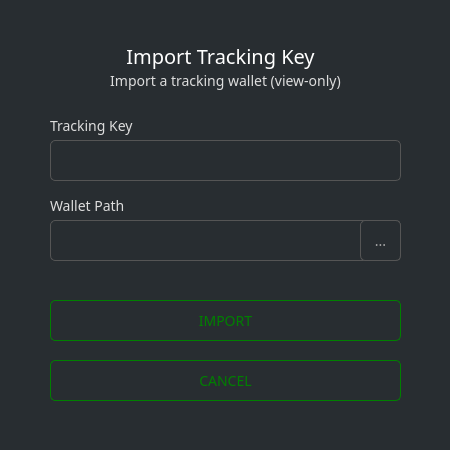
<?xml version="1.0" encoding="UTF-8"?>
<ui version="4.0">
 <class>ImportTracking</class>
 <widget class="QDialog" name="ImportTracking">
  <property name="geometry">
   <rect>
    <x>0</x>
    <y>0</y>
    <width>450</width>
    <height>450</height>
   </rect>
  </property>
  <property name="windowTitle">
   <string>Import</string>
  </property>
  <property name="styleSheet">
   <string notr="true">background-color: #282d31; color: #ddd; border: 0px; font-family: Poppins;</string>
  </property>
  <widget class="QGroupBox" name="groupBox">
   <property name="geometry">
    <rect>
     <x>0</x>
     <y>0</y>
     <width>450</width>
     <height>450</height>
    </rect>
   </property>
   <property name="styleSheet">
    <string notr="true"/>
   </property>
   <property name="title">
    <string/>
   </property>
   <widget class="QLabel" name="label_4">
    <property name="geometry">
     <rect>
      <x>50</x>
      <y>70</y>
      <width>351</width>
      <height>21</height>
     </rect>
    </property>
    <property name="font">
     <font>
      <family>Poppins</family>
      <pointsize>-1</pointsize>
     </font>
    </property>
    <property name="styleSheet">
     <string notr="true">color: #ddd;border-right: 0px;font-size: 14px;</string>
    </property>
    <property name="text">
     <string>Import a tracking wallet (view-only)</string>
    </property>
    <property name="alignment">
     <set>Qt::AlignCenter</set>
    </property>
   </widget>
   <widget class="QLabel" name="label_3">
    <property name="geometry">
     <rect>
      <x>60</x>
      <y>40</y>
      <width>321</width>
      <height>31</height>
     </rect>
    </property>
    <property name="font">
     <font>
      <family>Poppins</family>
      <pointsize>-1</pointsize>
     </font>
    </property>
    <property name="styleSheet">
     <string notr="true">color: #fff;
border-right: 0px;
font-size: 20px;</string>
    </property>
    <property name="text">
     <string>Import Tracking Key</string>
    </property>
    <property name="alignment">
     <set>Qt::AlignCenter</set>
    </property>
   </widget>
   <widget class="QLabel" name="label">
    <property name="geometry">
     <rect>
      <x>50</x>
      <y>110</y>
      <width>351</width>
      <height>31</height>
     </rect>
    </property>
    <property name="font">
     <font>
      <family>Poppins</family>
      <pointsize>-1</pointsize>
     </font>
    </property>
    <property name="styleSheet">
     <string notr="true">color: #ddd;border-right: 0px;font-size: 14px;</string>
    </property>
    <property name="text">
     <string>Tracking Key</string>
    </property>
   </widget>
   <widget class="QLineEdit" name="m_trackingKey">
    <property name="geometry">
     <rect>
      <x>50</x>
      <y>140</y>
      <width>351</width>
      <height>41</height>
     </rect>
    </property>
    <property name="minimumSize">
     <size>
      <width>0</width>
      <height>31</height>
     </size>
    </property>
    <property name="font">
     <font>
      <family>Poppins</family>
      <pointsize>-1</pointsize>
     </font>
    </property>
    <property name="styleSheet">
     <string notr="true">padding: 3px; border: 1px solid #555; border-radius: 5px; font-family: 'Poppins'; font-size: 14px; color: #aaa; padding: 5px;</string>
    </property>
   </widget>
   <widget class="QLabel" name="label_2">
    <property name="geometry">
     <rect>
      <x>50</x>
      <y>190</y>
      <width>351</width>
      <height>31</height>
     </rect>
    </property>
    <property name="font">
     <font>
      <family>Poppins</family>
      <pointsize>-1</pointsize>
     </font>
    </property>
    <property name="styleSheet">
     <string notr="true">color: #ddd;border-right: 0px;font-size: 14px;</string>
    </property>
    <property name="text">
     <string>Wallet Path</string>
    </property>
   </widget>
   <widget class="QLineEdit" name="m_pathEdit">
    <property name="geometry">
     <rect>
      <x>50</x>
      <y>220</y>
      <width>351</width>
      <height>41</height>
     </rect>
    </property>
    <property name="minimumSize">
     <size>
      <width>0</width>
      <height>31</height>
     </size>
    </property>
    <property name="font">
     <font>
      <family>Poppins</family>
      <pointsize>-1</pointsize>
     </font>
    </property>
    <property name="styleSheet">
     <string notr="true">padding: 3px; border: 1px solid #555; border-radius: 5px; font-family: 'Poppins'; font-size: 14px; color: #aaa; padding: 5px;</string>
    </property>
   </widget>
   <widget class="QPushButton" name="m_okButton">
    <property name="geometry">
     <rect>
      <x>50</x>
      <y>300</y>
      <width>351</width>
      <height>41</height>
     </rect>
    </property>
    <property name="minimumSize">
     <size>
      <width>125</width>
      <height>31</height>
     </size>
    </property>
    <property name="font">
     <font>
      <family>Poppins</family>
      <pointsize>-1</pointsize>
     </font>
    </property>
    <property name="styleSheet">
     <string notr="true">color: green; border: 1px solid green; font-size: 14px; border-radius: 5px;</string>
    </property>
    <property name="text">
     <string>IMPORT</string>
    </property>
   </widget>
   <widget class="QPushButton" name="m_cancelButton">
    <property name="geometry">
     <rect>
      <x>50</x>
      <y>360</y>
      <width>351</width>
      <height>41</height>
     </rect>
    </property>
    <property name="minimumSize">
     <size>
      <width>125</width>
      <height>31</height>
     </size>
    </property>
    <property name="font">
     <font>
      <family>Poppins</family>
      <pointsize>-1</pointsize>
     </font>
    </property>
    <property name="styleSheet">
     <string notr="true">color: green; border: 1px solid green; font-size: 14px; border-radius: 5px;</string>
    </property>
    <property name="text">
     <string>CANCEL</string>
    </property>
   </widget>
   <widget class="QToolButton" name="m_selectPathButton">
    <property name="geometry">
     <rect>
      <x>360</x>
      <y>220</y>
      <width>41</width>
      <height>41</height>
     </rect>
    </property>
    <property name="font">
     <font>
      <family>Poppins</family>
      <pointsize>-1</pointsize>
     </font>
    </property>
    <property name="styleSheet">
     <string notr="true">padding: 3px; border: 1px solid #555; border-radius: 5px; font-family: 'Poppins'; font-size: 14px; color: #aaa;</string>
    </property>
    <property name="text">
     <string>...</string>
    </property>
   </widget>
  </widget>
 </widget>
 <resources/>
 <connections>
  <connection>
   <sender>m_okButton</sender>
   <signal>clicked()</signal>
   <receiver>ImportTracking</receiver>
   <slot>accept()</slot>
   <hints>
    <hint type="sourcelabel">
     <x>570</x>
     <y>103</y>
    </hint>
    <hint type="destinationlabel">
     <x>323</x>
     <y>65</y>
    </hint>
   </hints>
  </connection>
  <connection>
   <sender>m_cancelButton</sender>
   <signal>clicked()</signal>
   <receiver>ImportTracking</receiver>
   <slot>reject()</slot>
   <hints>
    <hint type="sourcelabel">
     <x>439</x>
     <y>103</y>
    </hint>
    <hint type="destinationlabel">
     <x>323</x>
     <y>65</y>
    </hint>
   </hints>
  </connection>
  <connection>
   <sender>m_selectPathButton</sender>
   <signal>clicked()</signal>
   <receiver>ImportTracking</receiver>
   <slot>selectPathClicked()</slot>
   <hints>
    <hint type="sourcelabel">
     <x>380</x>
     <y>240</y>
    </hint>
    <hint type="destinationlabel">
     <x>224</x>
     <y>224</y>
    </hint>
   </hints>
  </connection>
 </connections>
 <slots>
  <slot>selectPathClicked()</slot>
 </slots>
</ui>
